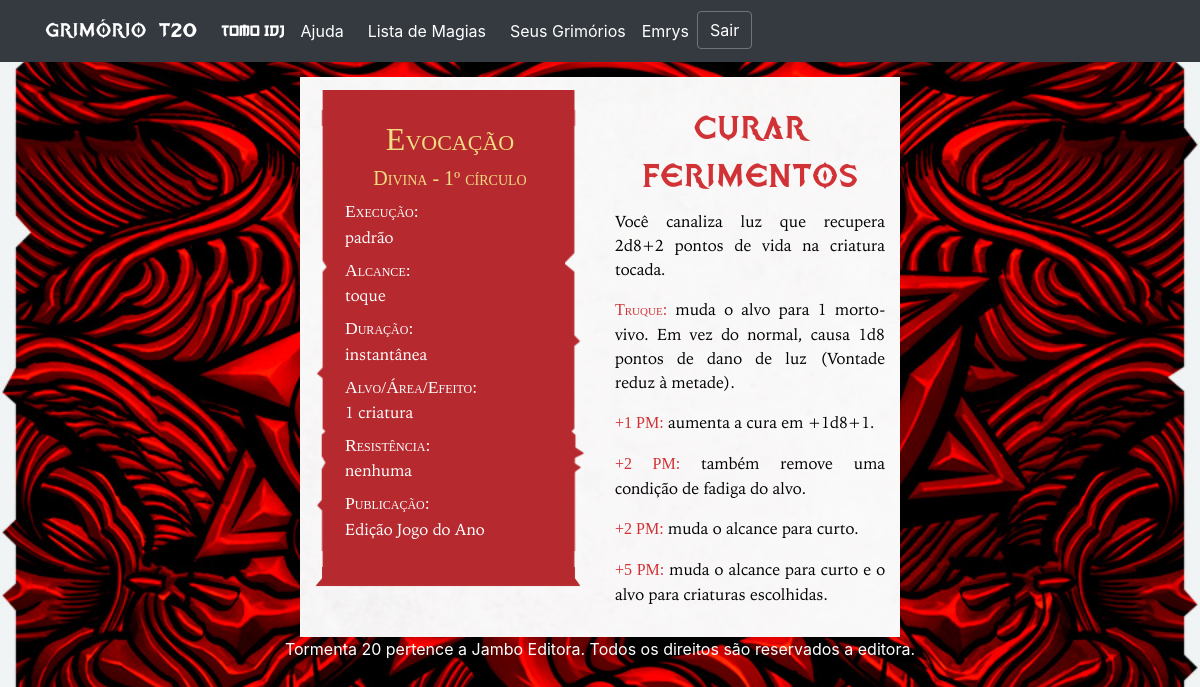
/65/ (signed in), run on the app's committed database.
### spell/models.py (models this page shows, shortened)
class Spell(models.Model):
    name = models.TextField()
    sorting_name = models.TextField(blank=True)
    image = models.ImageField(upload_to='spell/images', blank=True)
    SPELL_TYPE_CHOICES = [
        ('AR', 'Arcana'),
        ('DI', 'Divina'),
        ('UN', 'Universal'),
    ]
    spell_type = models.CharField(
        max_length=2,
        choices=SPELL_TYPE_CHOICES,
        default='AR',
    )
    SCHOOL_CHOICES = [
        ('AB', 'Abjuração'),
        ('AD', 'Adivinhação'),
        ('CO', 'Convocação'),
        ('EN', 'Encantamento'),
        ('EV', 'Evocação'),
        ('IL', 'Ilusão'),
        ('NE', 'Necromancia'),
        ('TR', 'Transmutação'),
    ]
    school = models.CharField(
        max_length=2,
        choices=SCHOOL_CHOICES,
        default='AB',
    )
    CIRCLE_CHOICES = [
        ('1', 1),
        ('2', 2),
        ('3', 3),
        ('4', 4),
        ('5', 5),
    ]
    circle = models.CharField(
        max_length=1,
        choices=CIRCLE_CHOICES,
        default=1,
    )
    execution = models.TextField()
    range = models.TextField()
    target_area_effect = models.TextField()
    duration = models.TextField()
    resistance = models.TextField(blank=True)
    description = models.TextField(default='')
    enhancements = models.ManyToManyField(to=Enhancement, related_name='spell', blank=True)
    short_description = models.CharField(max_length=100, blank=True)
    book_magazine = models.CharField(max_length=100, blank=True)
    user = models.ForeignKey(User, on_delete=models.CASCADE, null=True)
    shared_users = models.TextField(blank=True)

class Enhancement(models.Model):
    cost = models.CharField(max_length=100)
    effect = models.TextField()
    related_spell = models.ForeignKey('Spell', on_delete=models.CASCADE, default=None)

### spell/views.py (the view)
# urls.py: path('<int:spell_id>/', views.spell_details, name='spell_details'),
def spell_details(request, spell_id):
    spell = get_object_or_404(Spell, pk=spell_id)
    enhancements = Enhancement.objects.filter(related_spell=spell_id)
    is_homebrew = bool(True if spell.user.username != "GrimorioT20" else False)
    if is_homebrew:
        if not request.user.is_authenticated:
            return redirect('loginuser')
        if request.user.is_authenticated and request.user.get_username() not in spell.shared_users:
            return render(request, 'spell/access_denied.html')
    return render(request, 'spell/spell_details.html', {'spell': spell,
                                                        'enhancements': enhancements, 'is_homebrew': is_homebrew})

### spell/templates/spell/spell_details.html (shortened to what this page needs)
{% extends './spell_base.html' %}
{% block content %}
<div class="container-fluid" >
    <div class="row">
        <div class="col-md-12">
            <div class="row" style="padding-top:15px"></div>
            <div class="row">
                <div class="col-md-3"></div>
                <div class="col-md-6 bg_image" style="padding-top: 13px">
                </div>
                <div class="col-md-3"></div>
            </div>
            <div class="row">
                <div class="col-md-3"></div>
                <div class="col-md-3 bg_image" style="padding-bottom:13px">
                    <div class="col-md-12 box">
                        <h2 style="text-align:center">
                            {{ spell.get_school_display }}
                        </h2>
                        <h5 style="text-align:center">
                            {{ spell.get_spell_type_display }} - {{ spell.circle }}º círculo
                        </h5>
                        <dl>
                            <dt>
                                Execução:
                            </dt>
                            <dd>
                                {{ spell.execution }}
                            </dd>
                            <dt>
                                Alcance:
                            </dt>
                            <dd>
                                {{ spell.range }}
                            </dd>
                            <dt>
                                Duração:
                            </dt>
                            <dd>
                                {{ spell.duration }}
                            </dd>
                            <dt>
                                Alvo/Área/Efeito:
                            </dt>
                            <dd>
                                {{ spell.target_area_effect }}
                            </dd>
                            <dt>
                                Resistência:
                            </dt>
                            <dd>
                                {% if spell.resistance != '' %}
                                {{ spell.resistance }}
                                {% else %}
                                nenhuma
                                {% endif %}
                            </dd>
                            <dt>
                                Publicação:
                            </dt>
                            <dd>
                                {{spell.book_magazine}}
                            </dd>
                        </dl>
                    </div>
                </div>
                <div class="col-md-3 bg_image" style="padding-top: 15px;padding-bottom: 15px;padding-left:15px;padding-right:15px">
                    <h1>
                        <div style="text-align:center">{{spell.name}}</div>
                    </h1>
                    <p>
                        {{ spell.description }}
                    </p>
                    {% for enhancement in enhancements %}
                    <p>
                        <b class="enhc">{{ enhancement.cost }}:</b>
                        {{enhancement.effect}}
                    </p>
                    {% endfor %}
                </div>
                <div class="col-md-3"></div>
            </div>
        </div>
    </div>
</div>
{% endblock %}

### homepage/templates/homepage/base.html (shortened to what this page needs)
<!doctype html>
<html lang="en">
    <head>
        <link rel="stylesheet" href="https://maxcdn.bootstrapcdn.com/bootstrap/4.0.0/css/bootstrap.min.css">
        {% load static %}
    </head>
    <body>
        <nav class="navbar navbar-expand-lg navbar-dark bg-dark">
            <div class="container">
                <a class="navbar-brand" href="{% url 'about' %}" style="font-family: 'tormenta20'; font-size: 150%">Grimório T20</a>
                <div class="collapse navbar-collapse" id="mainNav">
                    <ul class="nav navbar-nav">
                        <li class="nav-item active">
                            <a class="nav-link" href="https://jutsusidj.pythonanywhere.com/" style="font-family: 'go3v2';">Tomo IDJ</a>
                        </li>
                        <li class="nav-item active">
                            <a class="nav-link" href="{% url 'help' %}" style="margin-right:8px">Ajuda</a>
                        </li>
                        <li class="nav-item active">
                            <a class="nav-link" href="{% url 'spell:spells_page' %}" style="margin-right:8px">Lista de Magias</a>
                        </li>
                        {% if user.is_authenticated %}
                        <li class="nav-item active">
                            <a class="nav-link" href="{% url 'grimoire:grimoire_list' %}" style="color:white; margin-right:8px">Seus Grimórios</a>
                        </li>
                        <li class="nav-item">
                            <span class="navbar-text" style="color:white; margin-right:8px">
                                {{ user.username }}
                            </span>
                        </li>
                        <li class="nav-item active">
                            <form class="form-inline" action="{% url 'logoutuser' %}" method="POST">
                                <button type="submit" class="btn btn-outline-secondary" style="color:white">Sair</button>
                            </form>
                        </li>
                        {% endif %}
                    </ul>
                </div>
            </div>
        </nav>
        {% autoescape off %}{% block content %}{% endblock %}{% endautoescape %}
        <footer class="footer" style="width: 100%;text-align: center;color:white">
            <div class="container">
                <span class="text">Tormenta 20 pertence a Jambo Editora. Todos os direitos são reservados a editora.</span>
            </div>
        </footer>
    </body>
</html>

### spell/templates/spell/spell_details.html (style rules this page uses)
body { background-image: url("/static/img/bg_2.jpg"); background-repeat: no-repeat; background-attachment: fixed; background-size: cover; bacground-position: center; }
.bg_image { background-image: url("/static/img/background.png"); background-repeat: no-repeat; background-attachment: fixed; background-size: cover; bacground-position: center; }
.box { display: table; border: 20px solid black; border-image: url("/static/img/box_2.png") 4% repeat; background-color: #B6292E; background-clip: padding-box, border-box; padding-top: 10px; padding-bottom: 10px; padding-left:10px; padding-right:10px; }
dd { font-family: 'iowanOldStyleRegular'; color: white; font-weight: normal; font-style: normal; }
dt { font-family: 'iowanOldStyleBold'; color: white; font-weight: normal; font-style: normal; font-size: 110%; font-variant: small-caps; }
h2 { font-family: 'iowanOldStyleBold'; font-weight: normal; color: #f0dc82; font-variant: small-caps; }
h5 { font-family: 'iowanOldStyleBold'; font-weight: normal; color: #f0dc82; font-variant: small-caps; }
h1 { font-family: 'tormenta20'; font-weight: normal; color: #d13235 }
.enhc { font-family: 'iowanOldStyleBold'; font-weight: normal; color: #d13235; font-variant: small-caps; }
p { font-family: 'iowanOldStyleRegular'; color: black; font-weight: normal; font-style: normal; text-align: justify; text-justify: inter-word; }

### data on the page
Spell: school "Evocação", spell_type "Divina", circle "1", execution "padrão", range "toque", duration "instantânea", target_area_effect "1 criatura", book_magazine "Edição Jogo do Ano", name "Curar Ferimentos", description "Você canaliza luz que recupera 2d8+2 pontos de vida na criatura tocada."
Enhancement: cost "Truque", effect "muda o alvo para 1 morto-vivo. Em vez do normal, causa 1d8 pontos de dano de luz (Vontade reduz à metade)."
Enhancement: cost "+1 PM", effect "aumenta a cura em +1d8+1."
Enhancement: cost "+2 PM", effect "também remove uma condição de fadiga do alvo."
Enhancement: cost "+2 PM", effect "muda o alcance para curto."
Enhancement: cost "+5 PM", effect "muda o alcance para curto e o alvo para criaturas escolhidas."

### other printed values
{{ user.username }} "Emrys"
